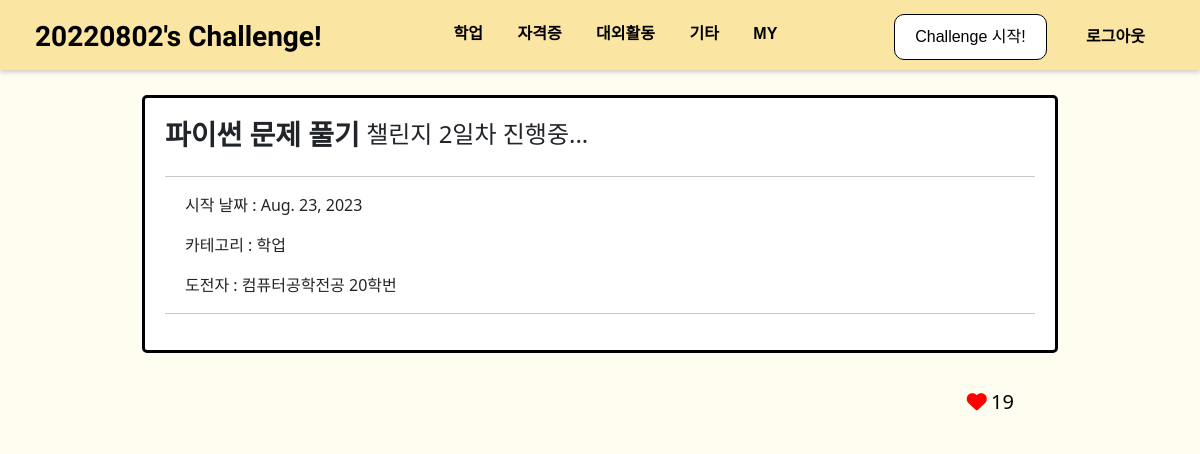
Page /board/77/ (signed in) on the earlier database version.
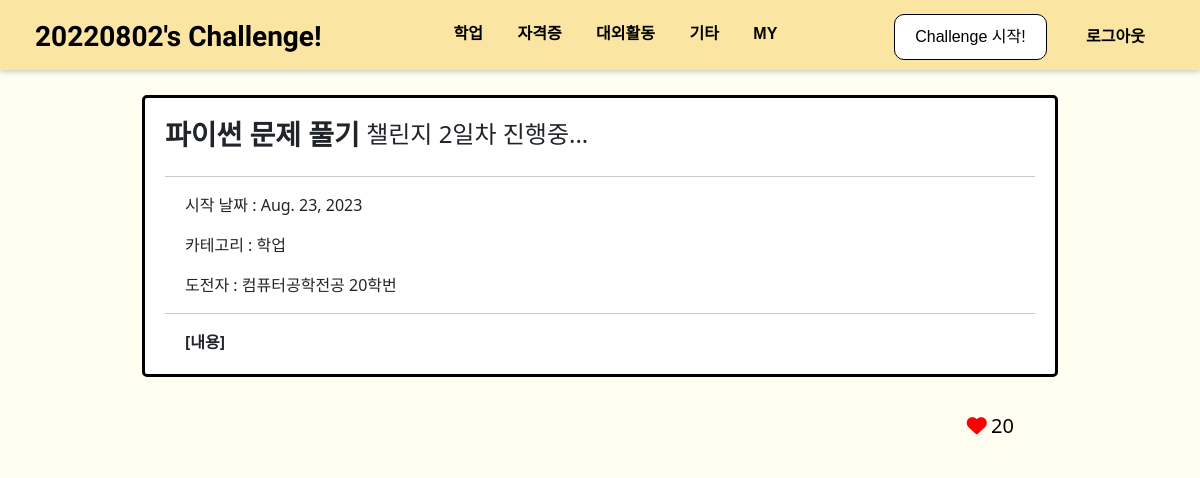
Same page on the later database version.
### board/models.py (models this page shows, shortened)
class Challenge(models.Model):
    title = models.CharField(max_length=100)
    memo = MarkdownxField()
    start_date = models.DateField(auto_now_add=True)
    end_date = models.DateField(blank=True, null=True)
    user = models.ForeignKey(User, on_delete=models.CASCADE)
    STATUS_CHOICES = (("0", "진행중"), ("1", "성공"), ("2", "실패"))
    status = models.CharField(max_length=5, choices=STATUS_CHOICES, default=0)
    category = models.ForeignKey(Category, on_delete=models.SET_NULL, null=True)
    like_users = models.ManyToManyField(User, blank=True, related_name='like_challenge')
    def get_memo_markdown(self):
        return markdown(self.memo)
    def get_day(self):
        if (self.status=="0"):
            day = date.today()-self.start_date
        else:
            day = self.end_date-self.start_date
        return day.days + 1
    def get_user_name(self):
        if self.user.major:
            return f'{self.user.major} {self.user.number}'
        else:
            return f'{self.user.college} {self.user.number}'

class Category(models.Model):
    name = models.CharField(max_length=20)
    slug = models.SlugField(max_length=50, unique=True, allow_unicode=True)
    def __str__(self):
        return self.name
    def get_absolute_url(self):
        return f'/board/{self.slug}'
    class Meta:
        verbose_name_plural = 'Categories'

class User(AbstractUser):
    number = models.ForeignKey(Number, on_delete=models.SET_NULL, null=True)
    college = models.ForeignKey(College, on_delete=models.SET_NULL, null=True)
    major = models.ForeignKey(Major, on_delete=models.SET_NULL, null=True, blank=True)

class Major(models.Model):
    name = models.CharField(max_length=30)
    slug = models.SlugField(max_length=50, unique=True, allow_unicode=True)
    college = models.ForeignKey(College, on_delete=models.CASCADE)
    def __str__(self):
        return self.name

class Number(models.Model):
    number = models.CharField(max_length=20)
    def __str__(self):
        return self.number

### board/views.py (the view)
# urls.py: path('<int:pk>/', views.ChallengeDetail.as_view()),
class ChallengeDetail(LoginRequiredMixin, DetailView):
    model = Challenge
    def dispatch(self, request, *args, **kwargs):
        if request.user.is_authenticated:
            return super(ChallengeDetail, self).dispatch(request, *args, **kwargs)
        else:
            return HttpResponseRedirect(request.META.get('HTTP_REFERER'))
    def get_context_data(self, **kwargs):
        context = super(ChallengeDetail, self).get_context_data()
        context['categories'] = Category.objects.all()
        context['colleges'] = College.objects.all()
        context['majors'] = Major.objects.all()
        return context

### board/templates/board/challenge_detail.html (shortened to what this page needs)
{% extends 'board/base.html' %}
{% block main_area %}
<div class="col text-left" style="margin-left:100px; margin-right:100px">
<br>
<div style="background-color: #ffffff; padding: 20px;border: 3px solid black;border-radius: 5px;">
    <div style="display: flex; align-items: center;">
    <h3 style="font-weight:bold;">{{challenge.title}}</h3>
<h4>&nbsp;챌린지 {{challenge.get_day}}일차
        {% if challenge.status == "0" %}
            진행중...
        {% elif challenge.status == "1" %}
            성공!
        {% elif challenge.status == "2" %}
            실패
        {% endif %}
    </h4></div>
 <hr>
<div style="margin-left:20px; margin-right:20px">
        <p>시작 날짜 : {{challenge.start_date}}</p>
        <p>카테고리 : {{challenge.category}}</p>
        <p>도전자 : {{challenge.get_user_name}}</p>
    </div>
    <hr>
    {% if challenge.memo %}
    <b style="margin-left:20px; margin-right:20px;">[내용]</b>
    {% endif %}
</div>
<br>
<div style="display: flex; justify-content: flex-end;">
    <a id="like-button" href="like/" type="button" style="margin-left: 20px; margin-right: 20px; border-radius: 5px;padding: 10px 20px;background-color: #FFFDF0;text-decoration: none;color: black;">
        {% if request.user in challenge.like_users.all %}
            <i class="fa-solid fa-heart fg-danger" style="color:red;font-size: 20px;"></i>
        {% else %}
            <i class="fa-regular fa-heart" style="font-size: 20px;"></i>
        {% endif %}
        <span id="like-count" style="font-size: 20px;">{{ challenge.like_users.count }}</span>
     </a>
</div>
</div>
{% endblock %}

Differences in the rows shown:
changed Challenge "파이썬 문제 풀기": like_users.count "19" → "20"
Other differences:
text now shown: "[내용]"
